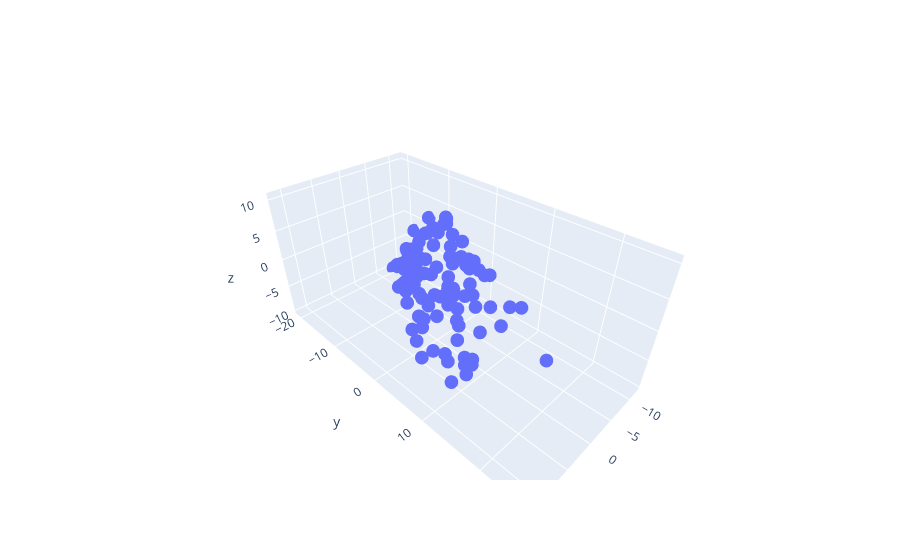

Write notebook code for a chart like this one.
### Markdown cell above
Використовуючи два вектори в $R^3$: (3,5,1) і (0,2,2). Створіть 200 скалярів. Створіть 100 точок. Відобразіть ці точки на графіку.

### Code cell
v2_1 = np.array([3,5,1])
v2_2 = np.array([0,2,2])

scalars_2_1 = np.random.uniform(-4,4,100)
scalars_2_2 = np.random.uniform(-4,4,100)

points_3d = np.zeros((100, 3)) 
for i in range(100):
    points_3d[i] = scalars_2_1[i]*v2_1 + scalars_2_2[i]*v2_2

fig_3d = go.Figure(data=[go.Scatter3d(
    x=points_3d[:,0],
    y=points_3d[:,1],
    z=points_3d[:,2],
    mode='markers')])
fig_3d.show()
